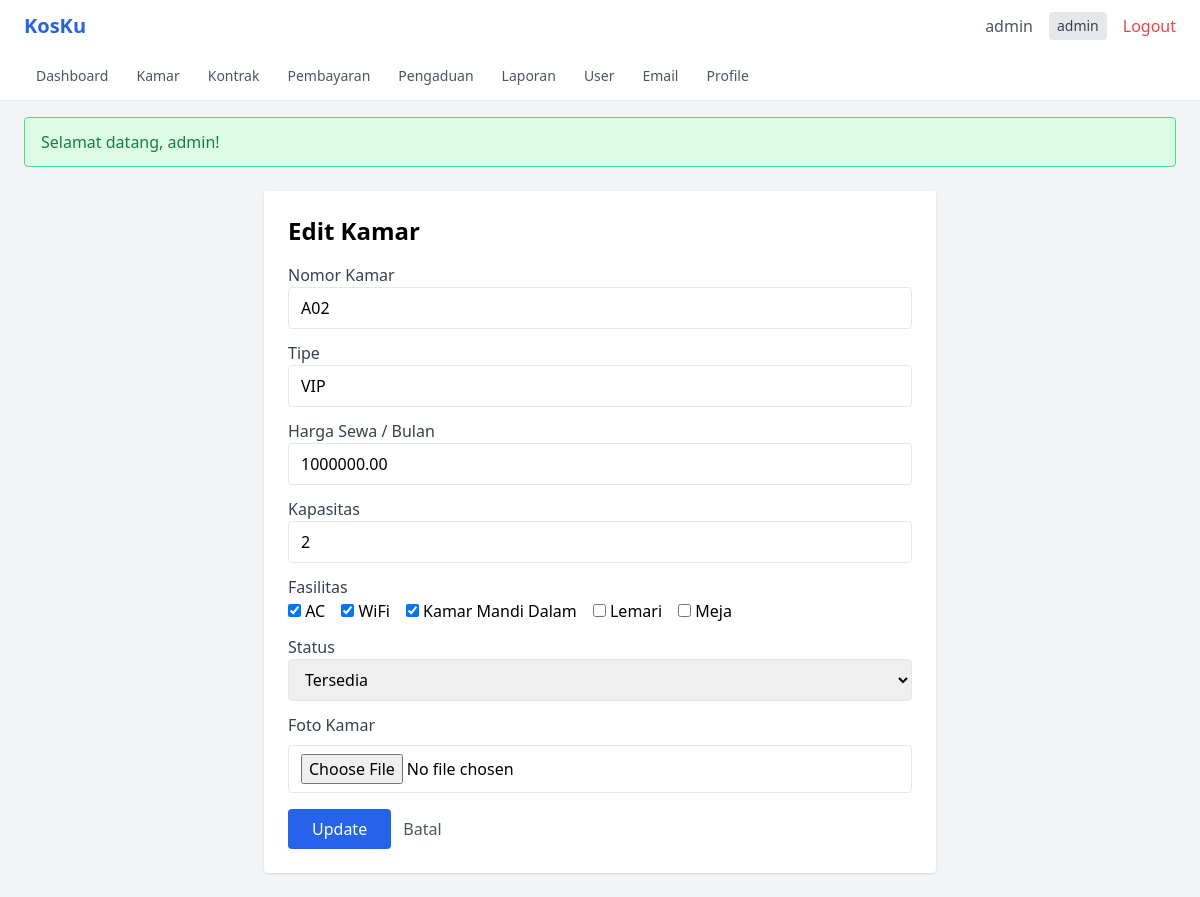
Screenshot of /kamar/edit/2 (signed in) with the database file from the repository.
### tables this page shows
CREATE TABLE kamar (
    id INT AUTO_INCREMENT PRIMARY KEY,
    nomor_kamar VARCHAR(10) NOT NULL UNIQUE,
    tipe VARCHAR(50),
    harga DECIMAL(12,2) NOT NULL,
    kapasitas INT DEFAULT 1,
    fasilitas TEXT,
    status ENUM('tersedia', 'terisi', 'maintenance') NOT NULL DEFAULT 'tersedia',
    foto VARCHAR(255),
    created_at TIMESTAMP DEFAULT CURRENT_TIMESTAMP
);

### src/Controllers/KamarController.php (called while the page is built, shortened)
<?php
class KamarController
{
    private Kamar $kamar;
    public function __construct()
    {
        $this->kamar = new Kamar();
    }
    public function edit(int $id): void
    {
        $kamar = $this->kamar->find($id);
        require_once __DIR__ . '/../../views/kamar/edit.php';
    }
}

### public/index.php (called while the page is built, shortened)
<?php
$requestUri = $_SERVER['REQUEST_URI'] ?? '/';
$requestUri = parse_url($requestUri, PHP_URL_PATH);
$requestUri = ltrim($requestUri, '/');
$url = !empty($requestUri) ? $requestUri : ($_GET['url'] ?? '');
$url = rtrim($url, '/');
$url = filter_var($url, FILTER_SANITIZE_URL);
$url = explode('/', $url);
$controllerName = !empty($url[0]) ? ucfirst($url[0]) . 'Controller' : 'AuthController';
$defaultMethod = $controllerName === 'AuthController' ? 'login' : 'index';
$methodName = $url[1] ?? $defaultMethod;
$params = array_slice($url, 2);
$controller = new $controllerClass();
call_user_func_array([$controller, $methodName], $params);

### config/database.php (called while the page is built, shortened)
<?php
class Database
{
    private static ?PDO $instance = null;
    private static string $host = 'localhost';
    private static string $dbname = 'kos_management';
    private static string $user = 'root';
    private static string $pass = '';
    private static string $charset = 'utf8mb4';
    public static function getConnection(): PDO
    {
        if (self::$instance === null) {
            try {
                $dsn = "mysql:host=" . self::$host . ";dbname=" . self::$dbname . ";charset=" . self::$charset;
                self::$instance = new PDO($dsn, self::$user, self::$pass, [
                    PDO::ATTR_ERRMODE => PDO::ERRMODE_EXCEPTION,
                    PDO::ATTR_DEFAULT_FETCH_MODE => PDO::FETCH_ASSOC,
                    PDO::ATTR_EMULATE_PREPARES => false,
                ]);
            } catch (PDOException $e) {
                die("Database connection failed: " . $e->getMessage());
            }
        }
        return self::$instance;
    }
}

### src/Models/Kamar.php (called while the page is built, shortened)
<?php
class Kamar
{
    private PDO $db;
    public function __construct()
    {
        $this->db = Database::getConnection();
    }
    public function find(int $id): array|false
    {
        $stmt = $this->db->prepare("SELECT * FROM kamar WHERE id = ?");
        $stmt->execute([$id]);
        return $stmt->fetch();
    }
}

### src/Helpers/Security.php (called while the page is built, shortened)
<?php
class Security
{
    public static function escapeHtml(string $data): string
    {
        return htmlspecialchars($data, ENT_QUOTES | ENT_HTML5, 'UTF-8');
    }
}

### views/kamar/edit.php (the view, shortened to what this page needs)
<?php
require_once __DIR__ . '/../../src/Helpers/Security.php';
$fasilitasList = ['AC', 'WiFi', 'Kamar Mandi Dalam', 'Lemari', 'Meja'];
$fasilitasTersimpan = array_map('trim', explode(',', $kamar['fasilitas'] ?? ''));
?>
<?php require_once __DIR__ . '/../layouts/header.php'; ?>
<div class="max-w-2xl mx-auto bg-white rounded shadow p-6">
    <h1 class="text-2xl font-bold mb-4">Edit Kamar</h1>
    <form method="POST" enctype="multipart/form-data">
        <div class="mb-3">
            <label class="block text-gray-700">Nomor Kamar</label>
            <input type="text" name="nomor_kamar" value="<?= Security::escapeHtml($kamar['nomor_kamar']) ?>" required class="w-full border rounded px-3 py-2">
        </div>
        <div class="mb-3">
            <label class="block text-gray-700">Tipe</label>
            <input type="text" name="tipe" value="<?= Security::escapeHtml($kamar['tipe']) ?>" class="w-full border rounded px-3 py-2">
        </div>
        <div class="mb-3">
            <label class="block text-gray-700">Harga Sewa / Bulan</label>
            <input type="number" name="harga" value="<?= Security::escapeHtml($kamar['harga']) ?>" required class="w-full border rounded px-3 py-2">
        </div>
        <div class="mb-3">
            <label class="block text-gray-700">Kapasitas</label>
            <input type="number" name="kapasitas" value="<?= Security::escapeHtml($kamar['kapasitas']) ?>" class="w-full border rounded px-3 py-2">
        </div>
        <div class="mb-3">
            <label class="block text-gray-700">Fasilitas</label>
            <div class="flex flex-wrap gap-4">
                <?php foreach ($fasilitasList as $f): ?>
                <label>
                    <input type="checkbox" name="fasilitas[]" value="<?= $f ?>"
                        <?= in_array($f, $fasilitasTersimpan) ? 'checked' : '' ?>> <?= $f ?>
                </label>
                <?php endforeach; ?>
            </div>
        </div>
        <div class="mb-3">
            <label class="block text-gray-700">Status</label>
            <select name="status" class="w-full border rounded px-3 py-2">
                <option value="tersedia" <?= $kamar['status'] == 'tersedia' ? 'selected' : '' ?>>Tersedia</option>
            </select>
        </div>
        <div class="mb-4">
            <label class="block text-gray-700">Foto Kamar</label>
            <input type="file" name="foto" accept="image/*" class="w-full border rounded px-3 py-2 mt-2">
        </div>
        <button type="submit" class="bg-blue-600 text-white px-6 py-2 rounded hover:bg-blue-700">Update</button>
        <a href="/kamar/index" class="ml-2 text-gray-600">Batal</a>
    </form>
</div>
<?php require_once __DIR__ . '/../layouts/footer.php'; ?>

### rows the page displays
kamar: nomor_kamar "A02", tipe "VIP", harga "1000000.00", kapasitas "2", fasilitas "☑", status "Tersedia"

### other values shown
$f "AC"
$f "WiFi"
$f "Kamar Mandi Dalam"
$f "Lemari"
$f "Meja"
